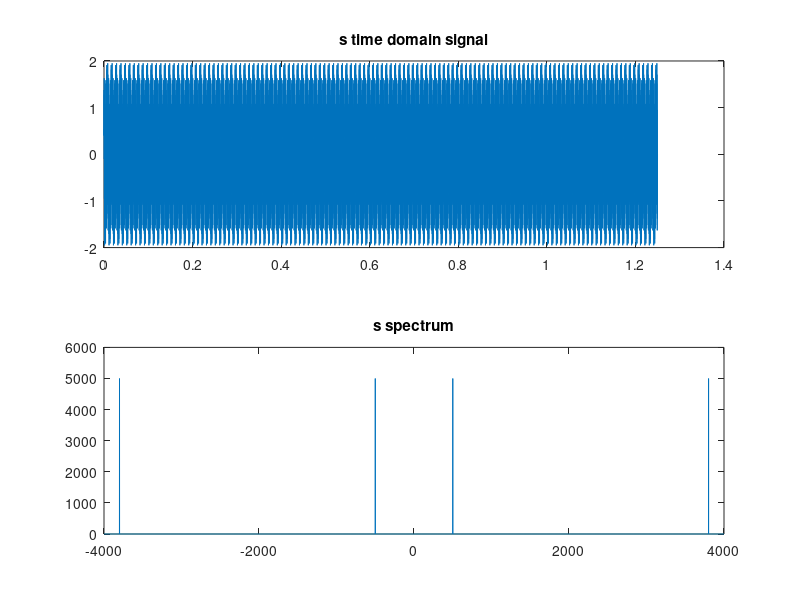
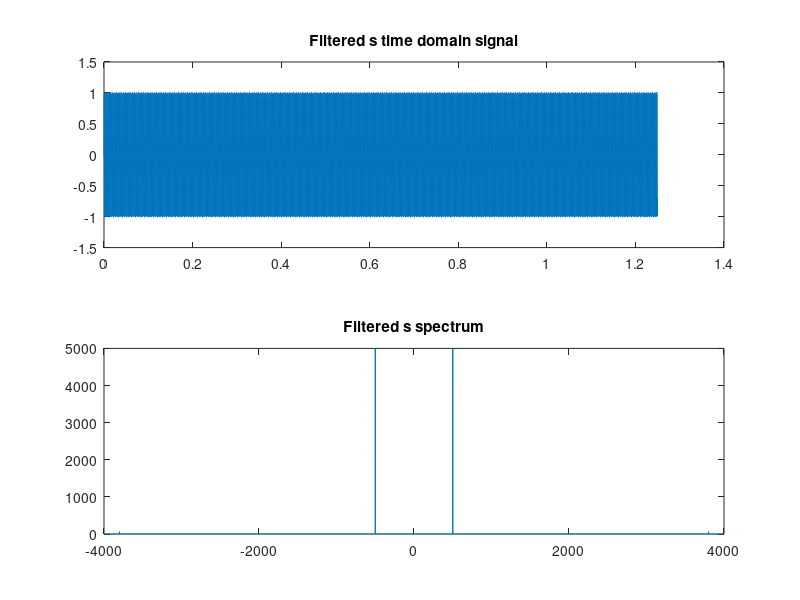
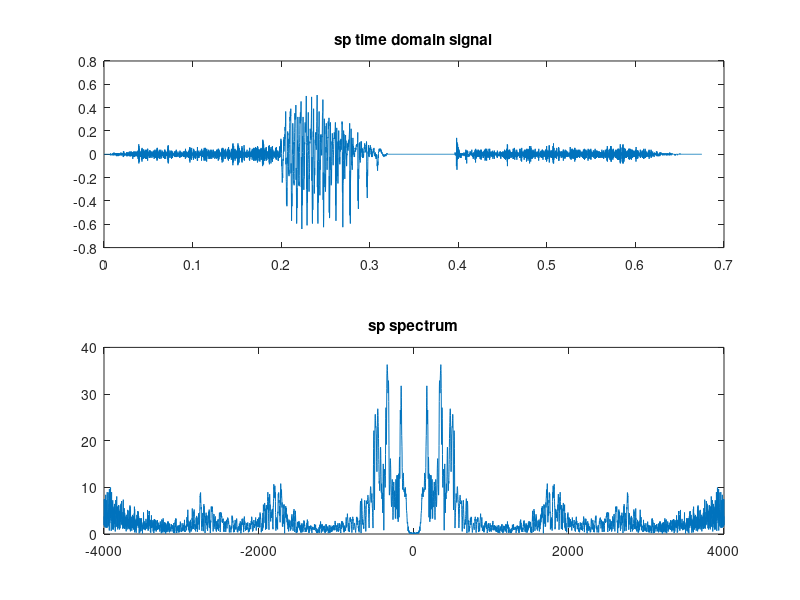
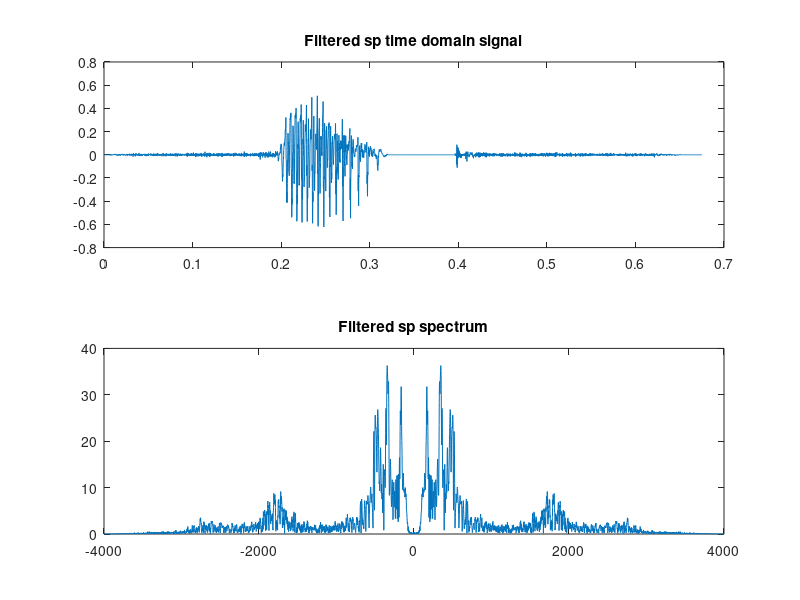

The MATLAB script that drew these images, in order: (Note: this script raises an error after producing the figures.)
%%%this secion is just load the audio data and filter them
clear all;
load ('s.mat');
load ('speech.mat');
sp = speech';
Fs=8000;
NUM = [-0.0625 0.25 0.625 0.25 -0.0625];
DEN = [1 0 0 0 0];
H = NUM;
%% S
% axis
s_len = length(s);
t_s  = 0:1/Fs:((s_len-1)/Fs);
theta_s = linspace(-pi,pi,s_len);
freq_s = theta_s*Fs/(2*pi);                 %%change theta to f
% plot
s_freq = fftshift(fft(s));
figure();
subplot(211);
plot(t_s,s);
title('s time domain signal');
subplot(212)
plot(freq_s,abs(s_freq));
title('s spectrum');
% filter
s_filt = filter(NUM,DEN,s);
% axis
s_filt_len = length(s_filt);
t_s_filt  = 0:1/Fs:((s_filt_len-1)/Fs);
theta_s_filt = linspace(-pi,pi,s_filt_len);
freq_s_filt = theta_s_filt*Fs/(2*pi);
% plot
s_filt_freq = fftshift(fft(s_filt));
figure();
subplot(211);
plot(t_s_filt,s_filt);
title('Filtered s time domain signal');
subplot(212)
plot(freq_s_filt,abs(s_filt_freq));
title('Filtered s spectrum');

%% Speech
% axis
sp_len = length(sp);
t_sp = 0:1/Fs:((sp_len-1)/Fs);
theta_sp = linspace(-pi,pi,sp_len);
freq_sp = theta_sp*Fs/(2*pi);
% plot
sp_freq = fftshift(fft(sp));
figure();
subplot(211);
plot(t_sp,sp);
title('sp time domain signal');
subplot(212)
plot(freq_sp,abs(sp_freq));
title('sp spectrum');
% filter
sp_filt= filter(NUM,DEN,sp);
% axis
sp_filt_len = length(sp_filt);
t_sp_filt  = 0:1/Fs:((sp_filt_len-1)/Fs);
theta_sp_filt = linspace(-pi,pi,sp_filt_len);
freq_sp_filt = theta_sp_filt*Fs/(2*pi);
% plot
sp_filt_freq = fftshift(fft(sp_filt));
figure();
subplot(211);
plot(t_sp_filt,sp_filt);
title('Filtered sp time domain signal');
subplot(212)
plot(freq_sp_filt,abs(sp_filt_freq));
title('Filtered sp spectrum');
H = [H,zeros(1,7)];
%% Sound
%  sound(s,Fs);
%  sound(s_filt,Fs);
%  sound(sp,Fs);
%  sound(sp_filt,Fs);
% DFT method of filtering, DFT is fast

c = 1;
time_domain_sig=[];
H_fs = fft(H);
for counter = 1:11:9900
    stft = fft(s(counter:(counter+11)));
    stft_time = H_fs.*stft;
    time_sig = ifft(stft_time);
    time_domain_sig = [time_domain_sig, time_sig];
end
figure();
subplot 211
plot(abs(fftshift(fft(time_domain_sig))));
title('STFT with no overlap method(distorted s)');
%%
%  sound(time_domain_sig,Fs);
%%

c = 1;
time_domain_sig=[];
new_sp = speech';
for counter = 1:11:5390
    stft = fft(new_sp(counter:(counter+11)));
    stft_time = H_fs.*stft;
    time_sig = ifft(stft_time);
    time_domain_sig = [time_domain_sig, time_sig];
end
subplot 212
plot(abs(fftshift(fft(time_domain_sig))));
title('STFT with no overlap method(distorted speech)');
%%
%  sound(time_domain_sig,Fs);W
%%Q3
c = 1;
time_domain_sig=[];

padded_H_fs = fft([H,zeros(1,4)]);
padded_stft = zeros(1,16);
summing_vec = zeros(1,4);
fda = load('s.mat');
for counter = 1:12:9900
    stft = fft([fda.s(counter:(counter+11)) zeros(1,4)]);
    padded_stft = stft;
    stft_time = padded_H_fs.*padded_stft;
    time_sig = ifft(stft_time);
    if counter~=1
        time_domain_sig(end-3:end) = time_sig(1:4)+time_domain_sig(end-3:end);
        time_domain_sig = [real(time_domain_sig), real(time_sig(5:end))];
    end
    if counter==1
        time_domain_sig = [real(time_domain_sig), real(time_sig)];
    end
end
figure();
subplot 211
plot(abs(fftshift(fft(time_domain_sig))));
title('STFT with no overlap method(distorted s)');
%%
%  sound(time_domain_sig,Fs);W
%%Q3
c = 1;
time_domain_sig=[];

padded_H_fs = fft([H,zeros(1,4)]);
padded_stft = zeros(1,16);
summing_vec = zeros(1,4);
fda = load('s.mat');
for counter = 1:12:9900
    stft = fft([zeros(1,4) fda.s(counter:(counter+11))]);
    padded_stft = stft;
    stft_time = padded_H_fs.*padded_stft;
    time_sig = ifft(stft_time);
    if counter~=1
        time_domain_sig(end-3:end) = time_sig(1:4)+time_domain_sig(end-3:end);
        time_domain_sig = [real(time_domain_sig), real(time_sig(5:end))];
    end
    if counter==1
        time_domain_sig = [real(time_domain_sig), real(time_sig)];
    end
end
figure();
subplot 211
plot(abs(fftshift(fft(time_domain_sig))));
title('STFT with no overlap method(distorted s)');